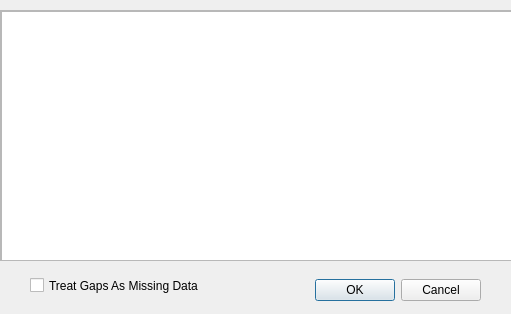
<?xml version="1.0" encoding="UTF-8"?>
<ui version="4.0">
 <class>charactersDialog</class>
 <widget class="QDialog" name="charactersDialog">
  <property name="geometry">
   <rect>
    <x>0</x>
    <y>0</y>
    <width>511</width>
    <height>314</height>
   </rect>
  </property>
  <property name="windowTitle">
   <string>Character Settings</string>
  </property>
  <widget class="QDialogButtonBox" name="buttonBox">
   <property name="geometry">
    <rect>
     <x>290</x>
     <y>270</y>
     <width>191</width>
     <height>41</height>
    </rect>
   </property>
   <property name="orientation">
    <enum>Qt::Horizontal</enum>
   </property>
   <property name="standardButtons">
    <set>QDialogButtonBox::Cancel|QDialogButtonBox::Ok</set>
   </property>
  </widget>
  <widget class="QScrollArea" name="scrollArea">
   <property name="geometry">
    <rect>
     <x>0</x>
     <y>10</y>
     <width>521</width>
     <height>251</height>
    </rect>
   </property>
   <property name="widgetResizable">
    <bool>true</bool>
   </property>
   <widget class="QWidget" name="scrollAreaWidgetContents">
    <property name="geometry">
     <rect>
      <x>0</x>
      <y>0</y>
      <width>519</width>
      <height>249</height>
     </rect>
    </property>
    <widget class="QTableWidget" name="tableWidget">
     <property name="geometry">
      <rect>
       <x>0</x>
       <y>0</y>
       <width>511</width>
       <height>251</height>
      </rect>
     </property>
    </widget>
   </widget>
  </widget>
  <widget class="QCheckBox" name="checkBox">
   <property name="geometry">
    <rect>
     <x>30</x>
     <y>270</y>
     <width>271</width>
     <height>31</height>
    </rect>
   </property>
   <property name="text">
    <string>Treat Gaps As Missing Data</string>
   </property>
  </widget>
 </widget>
 <resources/>
 <connections>
  <connection>
   <sender>buttonBox</sender>
   <signal>accepted()</signal>
   <receiver>charactersDialog</receiver>
   <slot>accept()</slot>
   <hints>
    <hint type="sourcelabel">
     <x>248</x>
     <y>254</y>
    </hint>
    <hint type="destinationlabel">
     <x>157</x>
     <y>274</y>
    </hint>
   </hints>
  </connection>
  <connection>
   <sender>buttonBox</sender>
   <signal>rejected()</signal>
   <receiver>charactersDialog</receiver>
   <slot>reject()</slot>
   <hints>
    <hint type="sourcelabel">
     <x>316</x>
     <y>260</y>
    </hint>
    <hint type="destinationlabel">
     <x>286</x>
     <y>274</y>
    </hint>
   </hints>
  </connection>
 </connections>
</ui>
